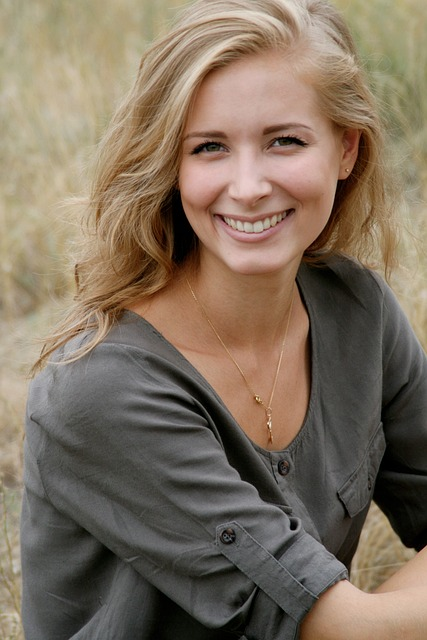
#> input picture pythonProject/Resources/img/woman.jpg, 427 x 640 px, found by its file name
$ python imageJoining.py
#> lines starting #> are read from the running program, lines starting #| are printed output that depends on the picture
import cv2
import numpy as np

img=cv2.imread('../resources/img/woman.jpg')
#> img is the input picture: shape (640, 427, 3); mean B, G, R 95.5, 112.8, 128.2

#primero sera horizontal, sirve para agregar otra imagen, horizontalmente
imgHor =np.hstack((img,img))
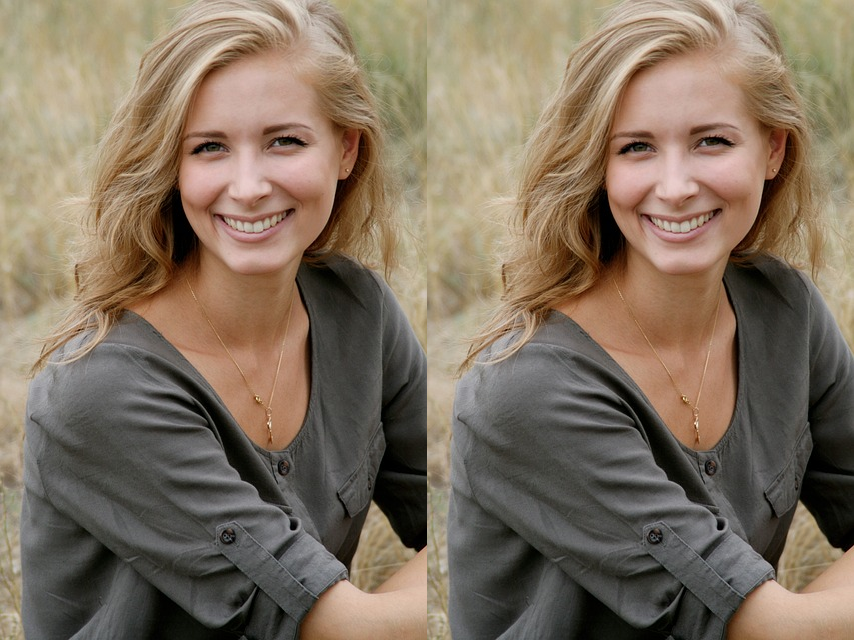
#> imgHor: shape (640, 854, 3); mean B, G, R 95.5, 112.8, 128.2

#Se apilara ahora de forma vertical

imgVer = np.vstack((img,img))
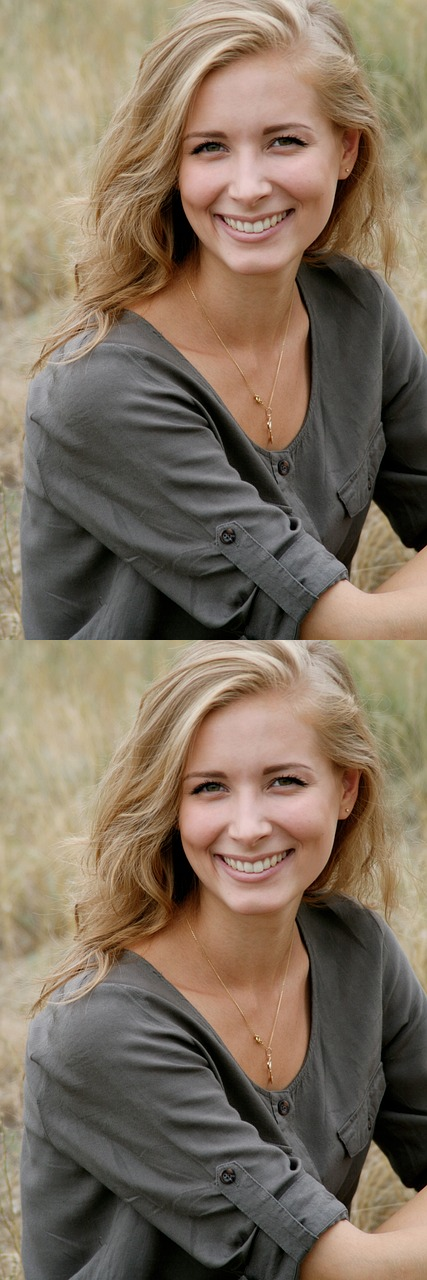
#> imgVer: shape (1280, 427, 3); mean B, G, R 95.5, 112.8, 128.2

#Para poder lograr esto las dos imagenes deberan de tener el mismo canal, y otro problema es que
#no se podran reajustar el tamaño, pero hay una solucion para esto
cv2.imshow("Horizontal",imgHor)
cv2.imshow("Vertical",imgVer)
cv2.waitKey()

$ run again, with pythonProject/Resources/img/cards.jpg copied over pythonProject/Resources/img/woman.jpg
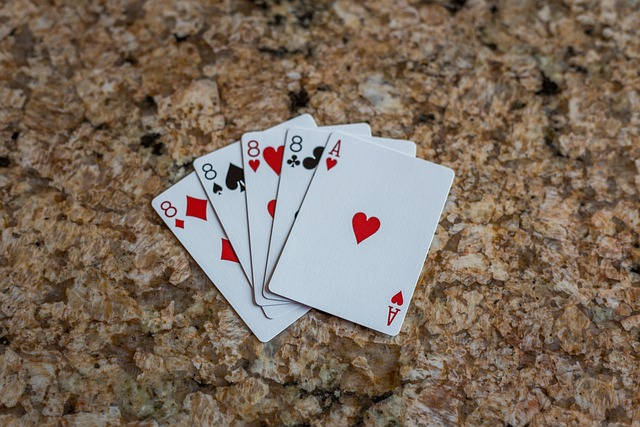
#> input picture pythonProject/Resources/img/cards.jpg, 640 x 427 px, found by its file name
#> img is the input picture: shape (427, 640, 3); mean B, G, R 93.4, 107.9, 123.8
#> `imgHor =np.hstack((img,img))`:
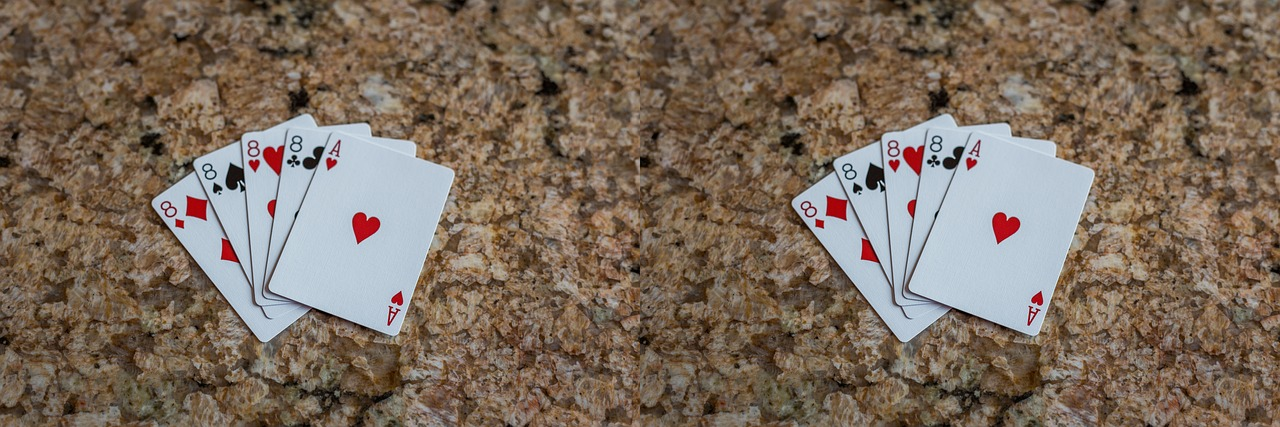
#> imgHor: shape (427, 1280, 3); mean B, G, R 93.4, 107.9, 123.8
#> `imgVer = np.vstack((img,img))`:
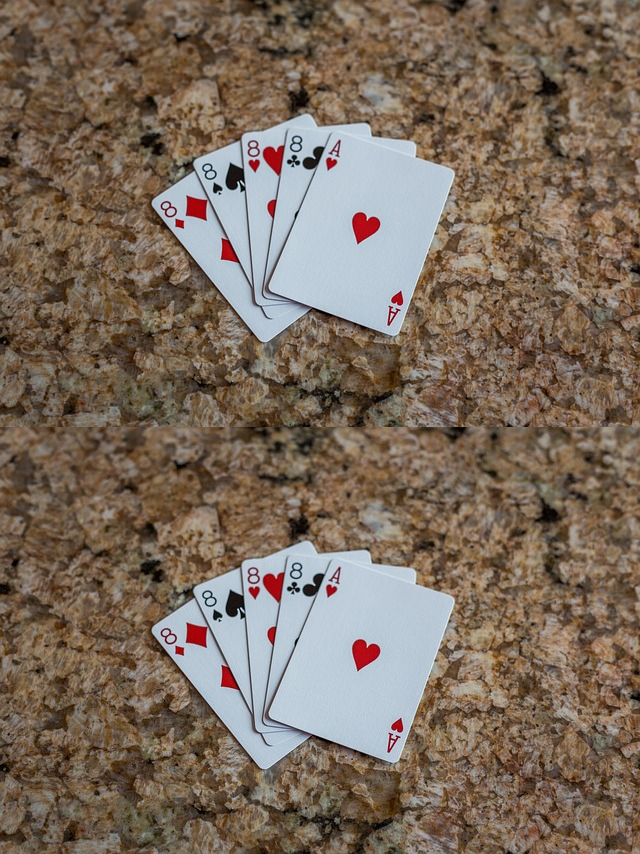
#> imgVer: shape (854, 640, 3); mean B, G, R 93.4, 107.9, 123.8
